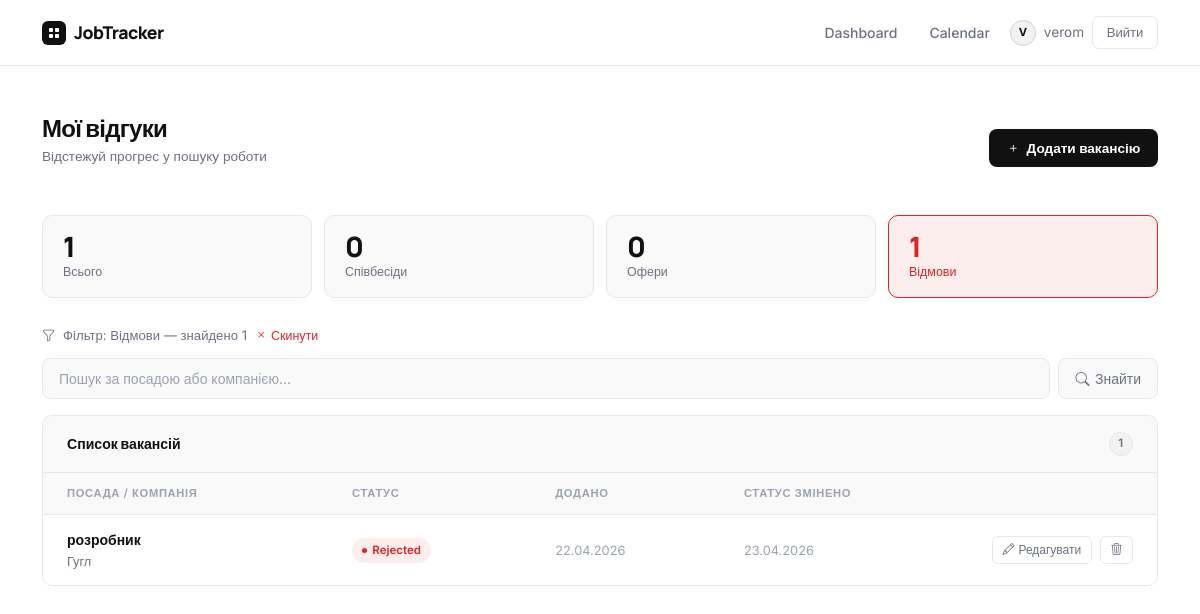
/dashboard/?status=rejected (signed in), run on the app's committed database.
### tracker/models.py (models this page shows, shortened)
class JobApplication(models.Model):
    title = models.CharField(max_length=200, verbose_name="Посада")
    company = models.CharField(max_length=200, verbose_name="Компанія")
    url = models.URLField(blank=True, verbose_name="Посилання на вакансію")
    description = models.TextField(blank=True, verbose_name="Нотатки")
    status = models.ForeignKey(
        Category,
        on_delete=models.SET_NULL,
        null=True,
        related_name="applications",
        verbose_name="Статус"
    )
    owner = models.ForeignKey(
        User,
        on_delete=models.CASCADE,
        related_name="applications",
        verbose_name="Власник"
    )
    created_at = models.DateTimeField(auto_now_add=True, verbose_name="Дата створення")
    updated_at = models.DateTimeField(auto_now=True, verbose_name="Дата оновлення")
    status_changed_at = models.DateTimeField(null=True, blank=True, verbose_name="Дата зміни статусу")
    class Meta:
        verbose_name = "Відгук на вакансію"
        verbose_name_plural = "Відгуки на вакансії"
        ordering = ['-created_at']

class Category(models.Model):
    name = models.CharField(max_length=100, verbose_name="Назва статусу")
    class Meta:
        verbose_name = "Статус"
        verbose_name_plural = "Статуси"
        ordering = ['name']

### tracker/views.py (the view, shortened to what this page needs)
# urls.py: path('dashboard/', views.dashboard, name='dashboard'),
@login_required
def dashboard(request):
    applications = JobApplication.objects.filter(owner=request.user)
    status_filter = request.GET.get('status', '')
    if status_filter == 'offer':
        applications = applications.filter(status__name='Offer')
    elif status_filter == 'rejected':
        applications = applications.filter(status__name='Rejected')
    elif status_filter == 'interview':
        applications = applications.filter(status__name='Interview')
    query = request.GET.get('q', '')
    paginator = Paginator(applications, 10)
    page_number = request.GET.get('page')
    page_obj = paginator.get_page(page_number)
    context = {
        'page_obj': page_obj,
        'offers_count': JobApplication.objects.filter(owner=request.user, status__name='Offer').count(),
        'rejected_count': JobApplication.objects.filter(owner=request.user, status__name='Rejected').count(),
        'interview_count': JobApplication.objects.filter(owner=request.user, status__name='Interview').count(),
        'total_count': JobApplication.objects.filter(owner=request.user).count(),
        'query': query,
        'status_filter': status_filter,
    }
    return render(request, 'tracker/dashboard.html', context)

### templates/tracker/dashboard.html (shortened to what this page needs)
{% extends "base.html" %}
{% block content %}
<div class="page-header">
    <div>
        <h1 class="page-title">Мої відгуки</h1>
        <p class="page-subtitle">Відстежуй прогрес у пошуку роботи</p>
    </div>
    <a href="{% url 'job_create' %}" class="btn-add">
        <i class="bi bi-plus"></i> Додати вакансію
    </a>
</div>
<div class="stats-row">
    <a href="{% url 'dashboard' %}" class="stat-box clickable {% if not status_filter %}active-filter{% endif %}">
        <div class="stat-box-num">{{ total_count }}</div>
        <div class="stat-box-label">Всього</div>
    </a>
    <a href="?status=interview" class="stat-box clickable {% if status_filter == 'interview' %}active-interview{% endif %}">
        <div class="stat-box-num">{{ interview_count }}</div>
        <div class="stat-box-label">Співбесіди</div>
    </a>
    <a href="?status=offer" class="stat-box clickable {% if status_filter == 'offer' %}active-offer{% endif %}">
        <div class="stat-box-num">{{ offers_count }}</div>
        <div class="stat-box-label">Офери</div>
    </a>
    <a href="?status=rejected" class="stat-box clickable {% if status_filter == 'rejected' %}active-rejected{% endif %}">
        <div class="stat-box-num">{{ rejected_count }}</div>
        <div class="stat-box-label">Відмови</div>
    </a>
</div>
{% if status_filter %}
<div class="filter-info">
    <i class="bi bi-funnel"></i>
    {% if status_filter == 'rejected' %}Фільтр: Відмови{% endif %}
    — знайдено {{ page_obj.paginator.count }}
    <a href="{% url 'dashboard' %}" class="filter-clear"><i class="bi bi-x"></i> Скинути</a>
</div>
{% endif %}
<form method="get" class="search-bar">
    <input type="text" name="q" class="search-input" placeholder="Пошук за посадою або компанією..." value="{{ query }}">
    <button type="submit" class="search-btn"><i class="bi bi-search"></i> Знайти</button>
</form>
<div class="table-card">
    <div class="table-card-header">
        <div class="table-card-title">Список вакансій</div>
        <span class="count-badge">{{ page_obj.paginator.count }}</span>
    </div>
    {% if page_obj %}
    <div class="table-responsive">
        <table class="table table-borderless">
            <thead>
                <tr>
                    <th>Посада / Компанія</th>
                    <th>Статус</th>
                    <th>Додано</th>
                    <th>Статус змінено</th>
                    <th style="width: 160px;"></th>
                </tr>
            </thead>
            <tbody>
                {% for app in page_obj %}
                <tr>
                    <td>
                        <a href="{% url 'job_detail' app.pk %}" style="text-decoration:none;">
                            <div class="job-title">{{ app.title }}</div>
                            <div class="job-company">{{ app.company }}</div>
                        </a>
                    </td>
                    <td>
                        {% with s=app.status.name|lower %}
                        {% if "applied" in s %}
                            <span class="status-badge s-applied"><span class="status-dot"></span>{{ app.status.name }}</span>
                        {% elif "interview" in s %}
                            <span class="status-badge s-interview"><span class="status-dot"></span>{{ app.status.name }}</span>
                        {% elif "offer" in s %}
                            <span class="status-badge s-offer"><span class="status-dot"></span>{{ app.status.name }}</span>
                        {% elif "reject" in s %}
                            <span class="status-badge s-rejected"><span class="status-dot"></span>{{ app.status.name }}</span>
                        {% else %}
                            <span class="status-badge s-default"><span class="status-dot"></span>{{ app.status.name }}</span>
                        {% endif %}
                        {% endwith %}
                    </td>
                    <td><span class="job-date">{{ app.created_at|date:"d.m.Y" }}</span></td>
                    <td>
                        <span class="job-date">
                            {% if app.status_changed_at %}
                                {{ app.status_changed_at|date:"d.m.Y" }}
                            {% else %}
                                —
                            {% endif %}
                        </span>
                    </td>
                    <td>
                        <div class="d-flex gap-2 justify-content-end">
                            <a href="{% url 'job_edit' app.pk %}" class="action-btn">
                                <i class="bi bi-pencil"></i> Редагувати
                            </a>
                            <a href="{% url 'job_delete' app.pk %}" class="action-btn action-btn-del">
                                <i class="bi bi-trash3"></i>
                            </a>
                        </div>
                    </td>
                </tr>
                {% endfor %}
            </tbody>
        </table>
    </div>
    {% endif %}
</div>
{% endblock %}

### templates/base.html (shortened to what this page needs)
<!DOCTYPE html>
<html lang="uk">
<head>
    <link href="https://cdn.jsdelivr.net/npm/bootstrap@5.3.0/dist/css/bootstrap.min.css" rel="stylesheet">
    <link href="https://cdn.jsdelivr.net/npm/bootstrap-icons@1.11.0/font/bootstrap-icons.css" rel="stylesheet">
</head>
<body>
    <nav class="navbar navbar-expand-lg">
        <div class="container">
            <a class="navbar-brand" href="{% url 'home' %}">
                <div class="brand-mark">
                    <svg viewBox="0 0 12 12"><rect x="1" y="1" width="4" height="4" rx="1"/><rect x="7" y="1" width="4" height="4" rx="1"/><rect x="1" y="7" width="4" height="4" rx="1"/><rect x="7" y="7" width="4" height="4" rx="1"/></svg>
                </div>
                JobTracker
            </a>
            <div class="collapse navbar-collapse" id="navbarNav">
                <div class="navbar-nav ms-auto align-items-center gap-2">
                    {% if user.is_authenticated %}
                        <a class="nav-link" href="{% url 'dashboard' %}">Dashboard</a>
                        <a class="nav-link" href="#">Calendar</a>
                        <div class="user-chip">
                            <div class="user-avatar">{{ user.username|first }}</div>
                            <span>{{ user.username }}</span>
                        </div>
                        <form action="{% url 'logout' %}" method="post" class="d-inline m-0">
                            <button type="submit" class="btn-logout">Вийти</button>
                        </form>
                    {% else %}
                        <a class="nav-link" href="{% url 'login' %}">Увійти</a>
                        <a class="nav-link btn-nav-cta" href="{% url 'register' %}">Реєстрація</a>
                    {% endif %}
                </div>
            </div>
        </div>
    </nav>
    <div class="container py-5">
        {% block content %}{% endblock %}
    </div>
</body>
</html>

### templates/base.html (style rules this page uses)
:root { --bg: #ffffff; --surface: #f9f9f9; --surface-2: #f2f2f2; --border: #e8e8e8; --border-dark: #d0d0d0; --accent: #1a1a1a; --accent-soft: rgba(26,26,26,0.06); --green: #16a34a; --green-soft: rgba(22,163,74,0.08); --yellow: #ca8a04; --yellow-soft: rgba(202,138,4,0.08); --red: #dc2626; --red-soft: rgba(220,38,38,0.08); --blue: #2563eb; --blue-soft: rgba(37,99,235,0.08); --text: #111111; --text-muted: #6b7280; --text-dim: #9ca3af; }
* { box-sizing: border-box; }
body { background: var(--bg); color: var(--text); font-family: 'Inter', sans-serif; font-size: 0.9rem; min-height: 100vh; }
.navbar { background: var(--bg) !important; border-bottom: 1px solid var(--border); padding: 0.9rem 0; }
.navbar-brand { font-family: 'Manrope', sans-serif; font-weight: 800; font-size: 1.1rem; color: var(--text) !important; letter-spacing: -0.03em; display: flex; align-items: center; gap: 0.5rem; }
.brand-mark { width: 24px; height: 24px; background: var(--text); border-radius: 6px; display: flex; align-items: center; justify-content: center; }
.brand-mark svg { width: 12px; height: 12px; fill: white; }
.nav-link { color: var(--text-muted) !important; font-size: 0.875rem; font-weight: 500; transition: color 0.15s; padding: 0.35rem 0.75rem !important; }
.user-chip { display: flex; align-items: center; gap: 0.5rem; color: var(--text-muted); font-size: 0.85rem; }
.user-avatar { width: 26px; height: 26px; background: var(--surface-2); border: 1px solid var(--border-dark); border-radius: 50%; display: flex; align-items: center; justify-content: center; font-size: 0.7rem; color: var(--text); font-weight: 700; text-transform: uppercase; }
.btn-logout { background: none; border: 1px solid var(--border); color: var(--text-muted); border-radius: 7px; font-size: 0.82rem; font-weight: 500; padding: 0.35rem 0.85rem; cursor: pointer; transition: all 0.15s; font-family: 'Inter', sans-serif; }

### data on the page
JobApplication: title "розробник", company "Гугл", status.name "Rejected", created_at "22.04.2026", status_changed_at "23.04.2026"

### other printed values
{{ user.username|first }} "V"
{{ user.username }} "verom"
{{ total_count }} "1"
{{ interview_count }} "0"
{{ offers_count }} "0"
{{ rejected_count }} "1"
{{ page_obj.paginator.count }} "1"
